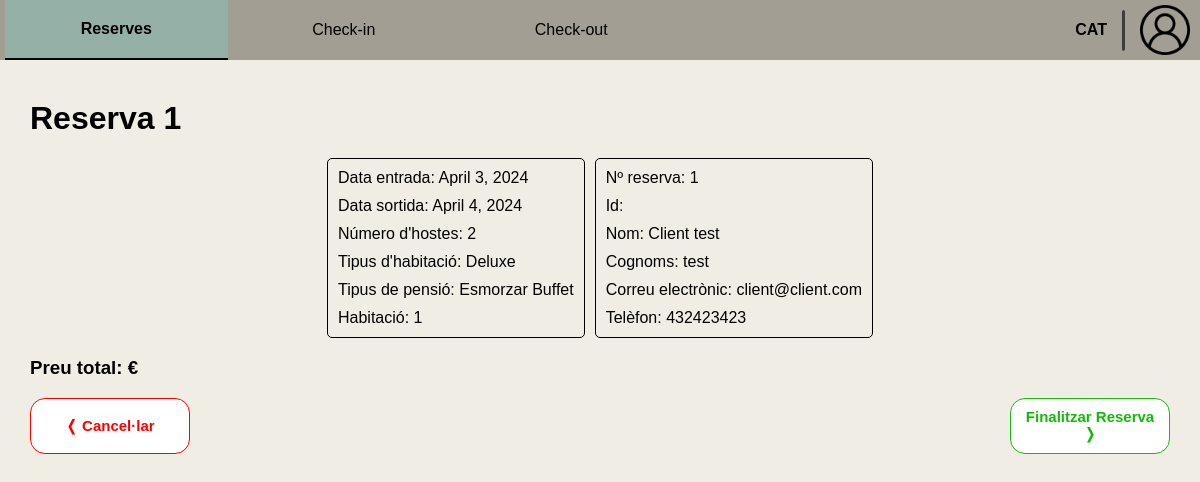
Page /receptionist/new-reservation-4/1/ (signed in) on the earlier database version.
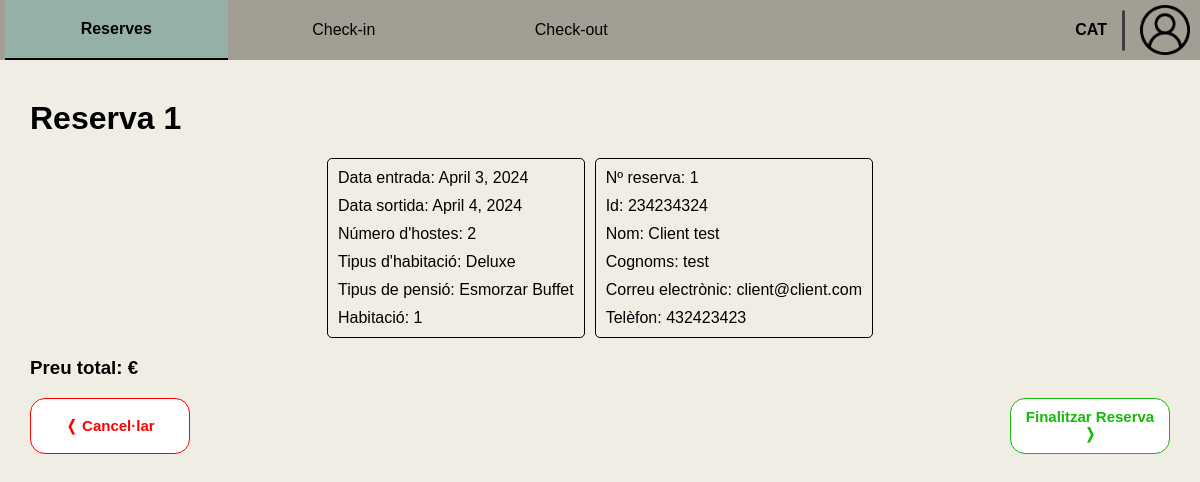
Same page on the later database version.
### Reception/models.py (models this page shows, shortened)
class HotelUser(AbstractUser):
    email = models.EmailField()
    phone_number = models.CharField(max_length=c.PHONE_NUMBER_LENGTH)
    id_number = models.CharField(max_length=c.ID_NUMBER, blank=True)

### Reception/views.py (the view)
# urls.py: path('new-reservation-4/<int:pk>/', v.new_reservation_4, name='new_reservation_4'),
@worker_required('receptionist')
def new_reservation_4(request, pk):
    try:
        reservation = RoomReservation.objects.get(pk=pk)
        client = HotelUser.objects.get(id=reservation.client_id)
    except RoomReservation.DoesNotExist:
        messages.error(request, "No s'ha trobat la reserva")
        return redirect('search_reservation')
    return render(request, c.get_reservation_path(4), {'reservation': reservation, 'client': client})

### Reception/config.py (called while the page is built)
    @staticmethod
    def get_reservation_path(n: int):
        return p.RESERVATION_PATH[n]

### Reception/models.py (called while the page is built)
    def __str__(self):
        return str(self.id)

### templates/worker/receptionist/reservation/new_reservation/new_reservation_4.html (shortened to what this page needs)
{% extends "worker/receptionist/base_receptionist.html" %}
{% load static %}
{% block extra_css %}
    <link rel="stylesheet" href="{% static 'css/worker/receptionist/reservation/new_reservation/new_reservation_4.css' %}">
{% endblock %}
{% block id_reservation %} id="current-page" {% endblock id_reservation %}
{% block content %}
    <div class="main">
        <form action="{% url 'submit_reservation' %}" method="post">
            <h1>Reserva {{ reservation.id }}</h1>
            <div id="big-container">
                <div class="data-container">
                    <div class="inner-container">
                        <p>Data entrada: {{ reservation.entry }}</p>
                        <p>Data sortida: {{ reservation.exit }}</p>
                        <p>Número d'hostes: {{ reservation.num_guests }}</p>
                        <p>Tipus d'habitació: {{ reservation.room.room_type }}</p>
                        <p>Tipus de pensió: {{ reservation.pension_type }}</p>
                        <p>Habitació: {{ reservation.room }}</p>
                    </div>
                </div>
                <div class="data-container">
                    <div class="inner-container">
                        <p>Nº reserva: {{ reservation.id }}</p>
                        <p>Id: {{ client.id_number }}</p>
                        <p>Nom: {{ client.first_name }}</p>
                        <p>Cognoms: {{ client.last_name }}</p>
                        <p>Correu electrònic: {{ client.email }}</p>
                        <p>Telèfon: {{ reservation.client.phone_number }}</p>
                    </div>
                </div>
            </div>
            <h3>Preu total: {{ reservation.total_price }}€</h3>
            <div class="procedural-buttons">
                <button class="cancel-button" type="button" onclick="goBack()">&#10092; Cancel·lar</button>
                <button class="continue-button" type="submit" onclick="return confirm('Vols finalitzar la reserva?');">Finalitzar Reserva &#10093;</button>
            </div>
        </form>
    </div>
{% endblock %}

Differences in the rows shown:
changed HotelUser "Client test": id_number (not shown) → "234234324"
